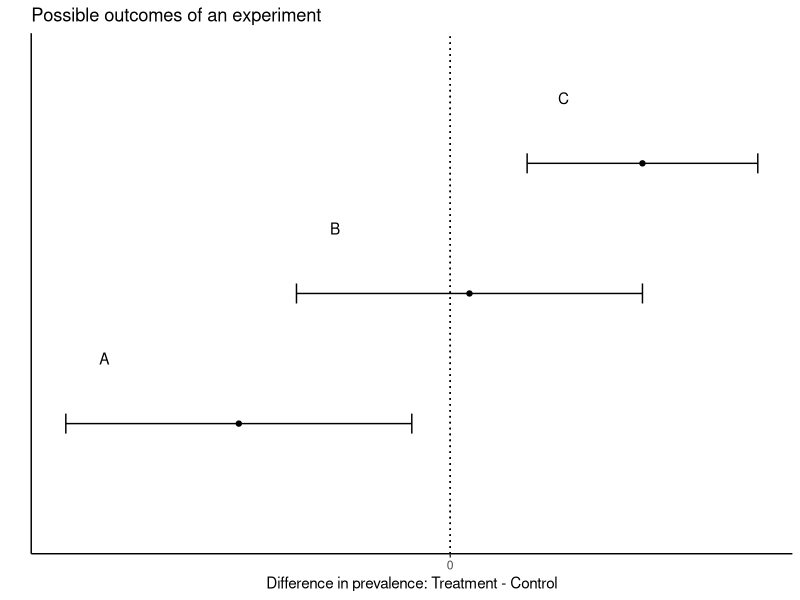
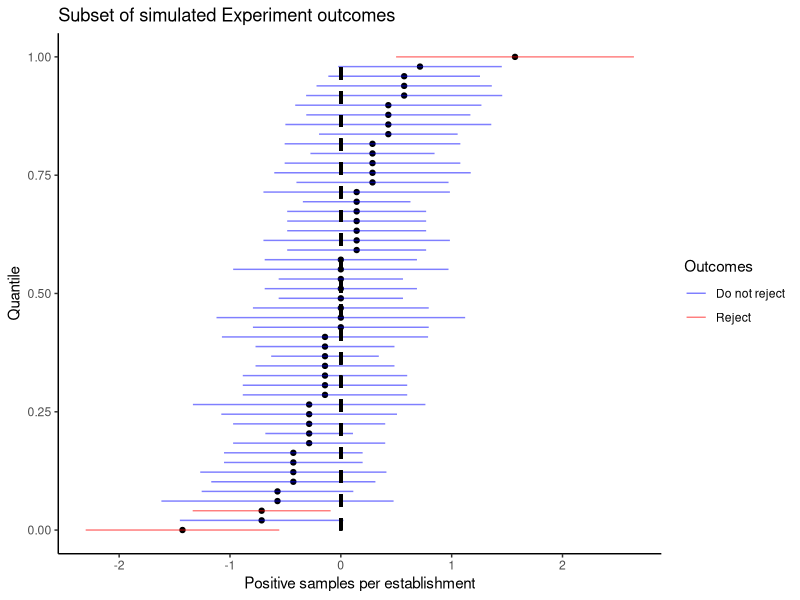
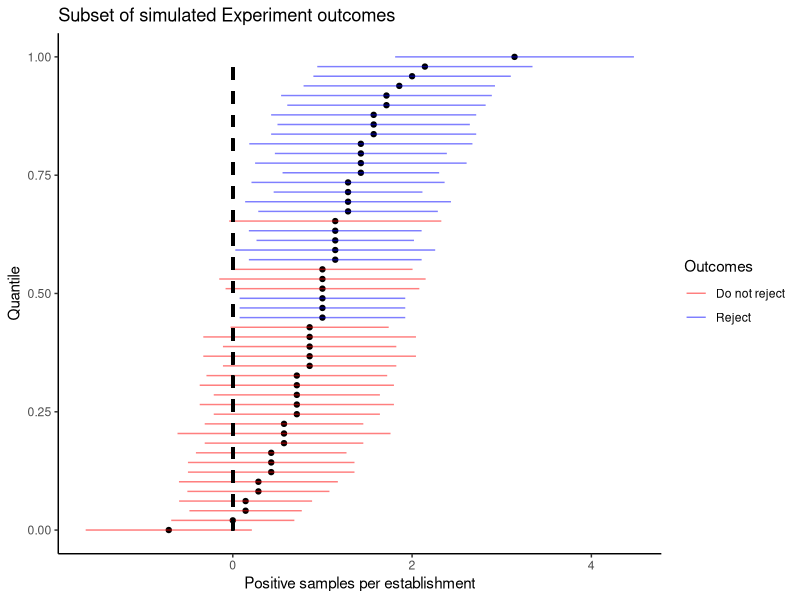
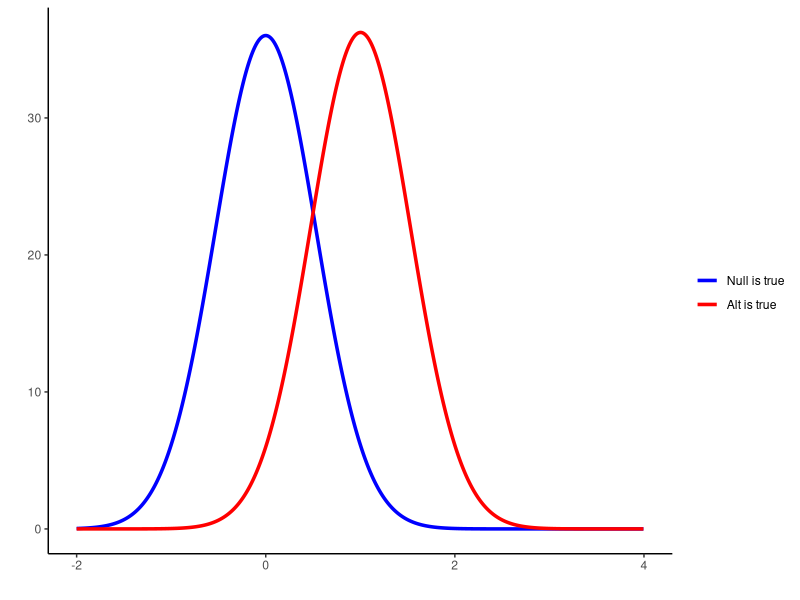
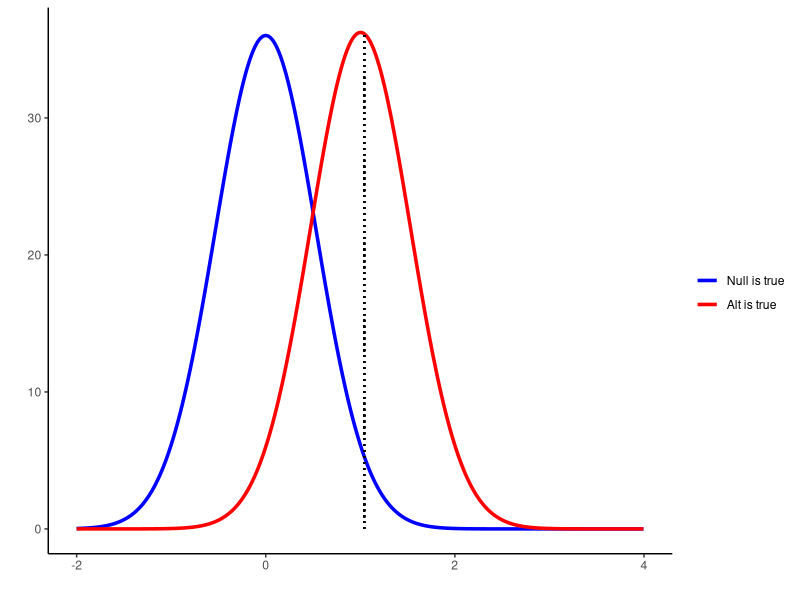
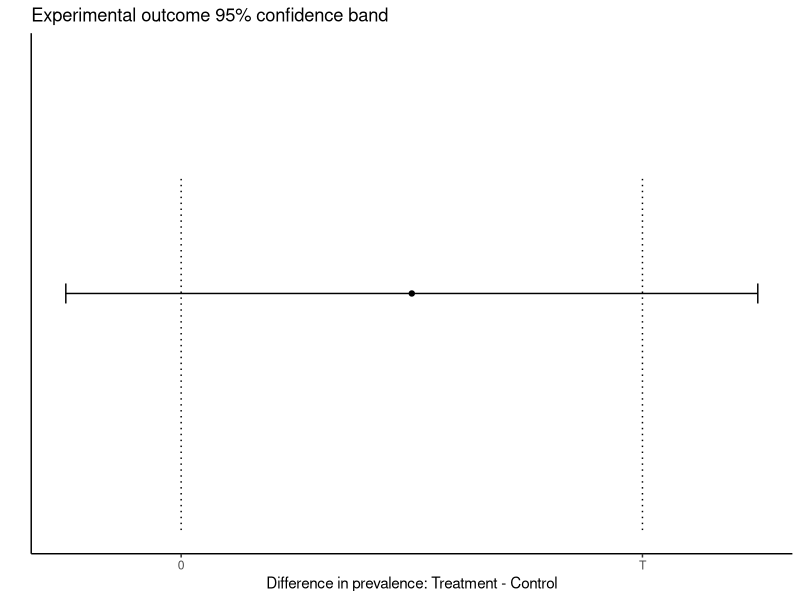
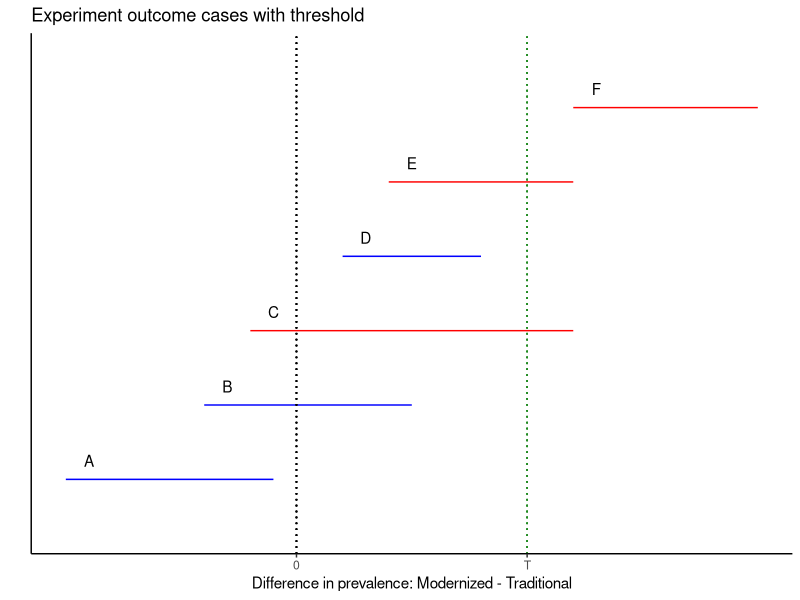
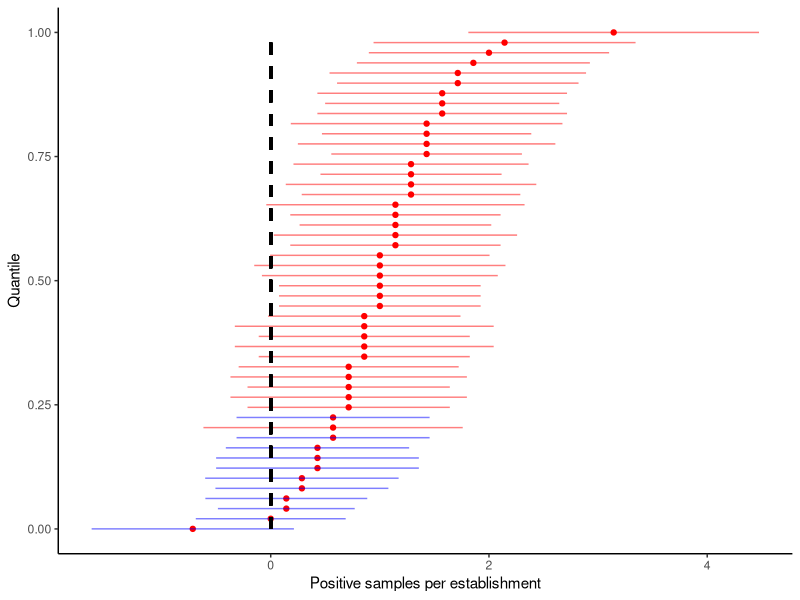

Generate these figures, in order, with R:
## ---- chunk 1
library(ggplot2)
library(ggthemes)
library(dplyr)
knitr::opts_chunk$set(fig.width=4.8, fig.height=3,
                      echo=FALSE, warning=FALSE, message=FALSE)
## ---- chunk 2
# Outcome cases, general
ex.df = data.frame(case=c("A","B","C "),labels=c("Reject","Do not reject","Reject"),
                   low=c(-10,-4,2),
                   high=c(-1,5,8))

ggplot(ex.df) + 
  geom_text(aes(x=low,y=case,label=case), nudge_x=1, nudge_y=0.5) +
  geom_segment(aes(x=low,xend=high,y=case,yend=case),
               arrow=arrow(angle = 90, length = unit(0.1, "inches"),
                           ends = "both", type = "open")) +
  geom_point(aes(x=(high+low)/2,y=case)) +
  geom_segment(aes(x=0,xend=0,y=0,yend=4), linetype="dotted") +
  ggtitle("Possible outcomes of an experiment") +
  ylab("") +
  xlab("Difference in prevalence: Treatment - Control") +
  scale_x_continuous(breaks=c(0),labels=c("0")) +
  theme_classic() +
  theme(axis.text.y = element_blank(), axis.ticks.y=element_blank())
## ---- chunk 3

ExOutcomes = function(diff, p0, thr, nplants, samples_per_plant, Nsim=1e5, alpha=0.05, beta=0.2, sf=48){
  total_samples = nplants*samples_per_plant
  Ns = nplants*samples_per_plant
  sim = sapply(1:Nsim, function(x) {
     d = rbinom(Ns,1,p0+diff) - rbinom(Ns,1,p0)
     c(mean(d)-qnorm(1-alpha/2)*sd(d)/sqrt(Ns), 
    mean(d)+qnorm(1-alpha/2)*sd(d)/sqrt(Ns),
    mean(d))
  })
 
  dfp = data.frame(lower=sim[1,], upper=sim[2,], mean=sim[3,]) %>% 
#    arrange(low, -mean) %>%
    arrange(mean) %>%
    mutate(run=row_number()/Nsim)
# Assign case to each simulated experiment outcome
  dfp$case = "All zero"
  dfp$case[dfp$upper < 0] = "A"
  dfp$case[dfp$upper > 0   & dfp$upper < thr & dfp$lower < 0] = "B"
  dfp$case[dfp$upper > thr & dfp$lower < 0] = "C"
  dfp$case[dfp$upper < thr & dfp$lower > 0] = "D"
  dfp$case[dfp$upper > thr & dfp$lower < thr & dfp$lower > 0] = "E"
  dfp$case[dfp$lower > thr] = "F"
  dfp$case = ordered(dfp$case,c("All zero","A","B","C","D","E","F"))

# Simplified cases
  dfp$case0 = "All zero"
  dfp$case0[dfp$upper < 0] = "Reject"
  dfp$case0[dfp$upper > 0 & dfp$lower < 0] = "Do not reject"
  dfp$case0[dfp$lower > 0] = "Reject"

# Case summaries; how many of each case
  cases = dfp %>% 
    group_by(case) %>% 
    summarize(t=n()/Nsim) %>% 
    as.data.frame()

  cases0 = dfp %>% 
    group_by(case0) %>% 
    summarize(t=n()/Nsim) %>% 
    as.data.frame()

# Find the minimal detectable difference for given set of parameters
  pbar = uniroot(function(pbar) 
   2*pbar - 2*p0 -(qnorm(1-alpha/2)+qnorm(1-beta))*sqrt(1/total_samples)*sqrt(pbar*(1-pbar)),  c(0,1))$root
  
  c95 = sqrt(2*p0*(1-p0))/sqrt(total_samples)*qnorm(1-alpha/2)
  dat = data.frame(x=seq(1/total_samples,1,length.out=total_samples),y=seq(0,total_samples-1))
  c95pos = approx(dat$x, dat$y, xout=c95)$y%%1
  mdd = (c95+sqrt(pbar*(1-pbar))*sqrt(2/total_samples)*qnorm(1-beta))*sf

# These measures are equivalent to Power. they are not equal to each other, or to the theoretical power, due to the discreteness of the x-axis
  meas0 = sum(dfp$lower >= 0)/Nsim
  meas1 = sum(dfp$mean >= c95)/Nsim
 # Theoretical power value
  power = power.prop.test(n=total_samples, p1=p0, p2=p0+diff)$power

  colors = c("green","blue","red")
  
  select_rows = seq(from=1, to=Nsim, length.out=50)
  dfp1 = dfp[select_rows,]
  p = ggplot(dfp1) + 
    geom_point(aes(mean*sf, run), color="red")  +
    geom_segment(aes(x=lower*sf,xend=upper*sf,y=run,yend=run, color=case), alpha=0.5)  +
    geom_segment(aes(x=0,xend=0,y=0,yend=1), linetype="dashed", color="black", size=1) +
    ylab("Quantile") + xlab("Positive samples per establishment") +
    theme_classic()

  p2 = ggplot(dfp1) + 
    geom_point(aes(mean*sf, run), color="black") +
    geom_segment(aes(x=lower*sf,xend=upper*sf,y=run,yend=run, color=case0), alpha=0.5)  +
    scale_color_manual(
      values=c("Reject"="red","Do not reject"="blue")) +
    geom_segment(aes(x=0,xend=0,y=0,yend=1), linetype="dashed", color="black", size=1) +
      ggtitle("Subset of simulated Experiment outcomes") +
    ylab("Quantile") + xlab("Positive samples per establishment") +
    theme_classic() +
      labs(color = "Outcomes")
  
    inputs = c(p0=p0,diff=diff, thr=thr, nplants=nplants, samples_per_plant=samples_per_plant, Nsim=Nsim, alpha=alpha, beta=beta, sf=sf)
    
    output = list(cases = cases, 
                  cases0 = cases0,
                  mdd=mdd, 
                  power.calc = power, 
                  power.meas0 = meas0, 
                  power.meas1 = meas1,
                  plot = p, 
                  p2 = p2,
                  dfp = dfp,
                  c95 = c95,
                  c95pos = c95pos,
                  inputs = inputs)
}
## ---- chunk 4
# simulation parameters
# base prevalence
p0 = 0.5/48
# threshold; not important for early stuff
th = 1.5/48
# number of plants and number of samples per plant
np = 7
ns = 48
# number of simulations
NN = 1e4
# hypothsized difference in means between systems
diff = 0
## ---- chunk 5
e = ExOutcomes(diff,p0,th,np,ns,Nsim=NN)
# show plot of outcomes
e$p2
# show value of cases (over all simulations, not just what is shown in plot)
e$cases0
nodiff = e$cases0[e$cases0$case0=="Do not reject","t"]
reject = e$cases0[e$cases0$case0=="Reject","t"]
## ---- chunk 6
diff = 1/48
NN = 1e4
e1 = ExOutcomes(diff,p0,th,np,ns,Nsim=NN)
# change colors to reflect change in meaning
e1$p2 +    scale_color_manual(
      values=c("Reject"="blue","Do not reject"="red"))
e1$cases0
nodiff = sum(e1$cases0[e1$cases0$case == c("Do not reject"),"t"] )
## ---- chunk 7

Npoints = 1e6
Nsamples = 336
x <- seq(-6/48, 6/48, length.out=Npoints)
mean1 <- 0
sd1=sqrt(2*p0*(1-p0))*sqrt(2/Nsamples)
za = qnorm(0.975)*sd1*48

alpha = 0.05
beta = 0.5298

pbar = uniroot(function(pbar) 
   2*pbar - 2*p0 -(qnorm(1-alpha/2)+qnorm(1-beta))*sqrt(2/Nsamples)*sqrt(pbar*(1-pbar)),  c(0,1))$root

sd2 = sqrt(pbar*(1-pbar))*sqrt(2/Nsamples)
zb = qnorm(1-beta)*sd2*48
mdd = za + zb

dat <- data.frame(x = x, y1 = dnorm(x, mean1, sd1), y2 = dnorm(x, mdd/48, sd2))
# 

dat$cdf1=cumsum(dat$y1)
dat$cdf1=dat$cdf1/max(dat$cdf1)
dat$cdf2=cumsum(dat$y2)
dat$cdf2=dat$cdf2/max(dat$cdf2)

select_rows = seq(from=1, to=Npoints, length.out=1000)
dat1 = dat[select_rows,]

ym=max(dat1$y1,dat1$y2)
plt = ggplot(dat1, aes(x = x*48)) +
  geom_line(aes(y = y1, colour = 'Null is true'), size = 1.2) +
  geom_line(aes(y = y2, colour = 'Alt is true'), size = 1.2) +
  xlab("") + ylab("") + theme(legend.title = element_blank()) +
  scale_colour_manual(breaks = c("Null is true", "Alt is true"), values = c("blue", "red")) +
  xlim(-2,4) +
  labs(color="") +
    theme_classic()
plt

# interpolated power value
pv <- lapply(data.frame(cdf1=0.975), function(l) approx(dat$cdf1, dat$x, xout=l))
pv <- pv$cdf1$y*48
pv2 <- lapply(data.frame(x=pv/48), function(l) approx(dat$x, dat$cdf2, xout=l))
power=1-pv2$x$y

## ---- chunk 8
plt2 = plt +
  geom_segment(aes(x=za, xend=za, y=0, yend=ym), linetype="dotted")

#  geom_area(aes(y = y1, x = ifelse(x > qnorm(0.975)*sd1, x*48, NA)), fill = 'black') +
#  geom_area(aes(y = y2, x = ifelse(x > qnorm(0.975)*sd1, x*48, NA)), fill = 'blue', alpha = 0.3)
#  xlab("") + ylab("") + theme(legend.title = element_blank())
#  geom_segment(aes(x=0,xend=za,y=2.5,yend=2.5), arrow=arrow(angle = 45, length = unit(0.1, "inches"),
#                           ends = "last", type = "open")) +
#  geom_segment(aes(x=za,xend=mdd,y=20,yend=20), arrow=arrow(angle = 45, length = unit(0.1, "inches"),
#                           ends = "last", type = "open")) +
#  geom_segment(aes(x=za,xend=za+zb,y=12,yend=12), arrow=arrow(angle = 45, length = unit(0.1, "inches"),
#                           ends = "last", type = "open")) +

plt2
## ---- chunk 9
ggplot(data.frame(lower=-1,upper=5)) +
  geom_segment(aes(x=lower,xend=upper,y=1,yend=1),
               arrow=arrow(angle = 90, length = unit(0.1, "inches"),
                           ends = "both", type = "open")) +
  geom_point(aes(x=(upper+lower)/2,y=1)) +
  geom_segment(aes(x=0,xend=0,y=0,yend=1.5), linetype="dotted") +
  geom_segment(aes(x=4,xend=4,y=0,yend=1.5), linetype="dotted") +
  ggtitle("Experimental outcome 95% confidence band") +
  ylim(0,2) +
  ylab("") + 
  xlab("Difference in prevalence: Treatment - Control") +
  scale_x_continuous(breaks=c(0,4),labels=c("0","T")) +
  theme_classic() +
  theme(axis.text.y = element_blank(), axis.ticks.y=element_blank())
## ---- chunk 10
ex.df = data.frame( case=c("A","B","C","D","E","F") ,                 labels=c("Non-Inferior","Non-Inferior*","Inferior**","Non-Inferior**","Inferior (mostly)","Inferior"),
                   lower=c(-10,-4,-2,2,4,12),
                   upper=c(-1,5,12,8,12,20))
ex.df$case <- factor(ex.df$case, levels = ex.df$case[order(ex.df$lower)])

colors = c("A"="blue","B"="blue","C"="red","D"="blue","E"="red","F"="red")
ggplot(ex.df) + 
  geom_text(aes(x=lower,y=case,label=case), nudge_x=1, nudge_y=0.25) +
  geom_segment(aes(x=lower,xend=upper,y=case,yend=case, color=case)) +
  scale_color_manual(values=colors)+
#  geom_point(aes(x=(high+low)/2,y=case)) +
  geom_segment(aes(x=0,xend=0,y=0,yend=7), linetype="dotted") +
  geom_segment(aes(x=10,xend=10,y=0,yend=7), linetype="dotted", color="forestgreen") +
  ggtitle("Experiment outcome cases with threshold") + 
  ylab("")+
  xlab("Difference in prevalence: Modernized - Traditional") +
  scale_x_continuous(breaks=c(0,10),labels=c("0", "T")) +
  theme_classic() +
  theme(axis.text.y = element_blank(), axis.ticks.y=element_blank(), legend.position = "")

## ---- chunk 11
e1$plot + 
  scale_color_manual(
      values=c("A"="blue","B"="blue","D"="blue","C"="red","E"="red","F"="red")) + 
  theme(legend.position = "")

p1=p0+1/48
count1=sum(e1$dfp$mean < (qnorm(0.975)+qnorm(0.8))/sqrt(336)*(sqrt(p0*(1-p0) + p1*(1-p1))))
## ---- chunk 12
thr = 2.54/48
e2 = ExOutcomes(diff,p0,thr,np,ns,Nsim=NN)
e2$plot + 
  scale_color_manual(
      values=c("A"="blue","B"="blue","D"="blue","C"="red","E"="red","F"="red")) +  geom_segment(aes(x=thr*48,xend=thr*48,y=0,yend=1), linetype="dashed", color="forestgreen", size=1) + 
  theme(legend.position = "")

## ---- chunk 13
thr = 2/48
e3 = ExOutcomes(diff,p0,thr,np,96,Nsim=NN)
e3$plot + 
  scale_color_manual(
      values=c("A"="blue","B"="blue","D"="blue","C"="red","E"="red","F"="red")) +  geom_segment(aes(x=thr*48,xend=thr*48,y=0,yend=1), linetype="dashed", color="forestgreen", size=1) + 
  theme(legend.position = "")
